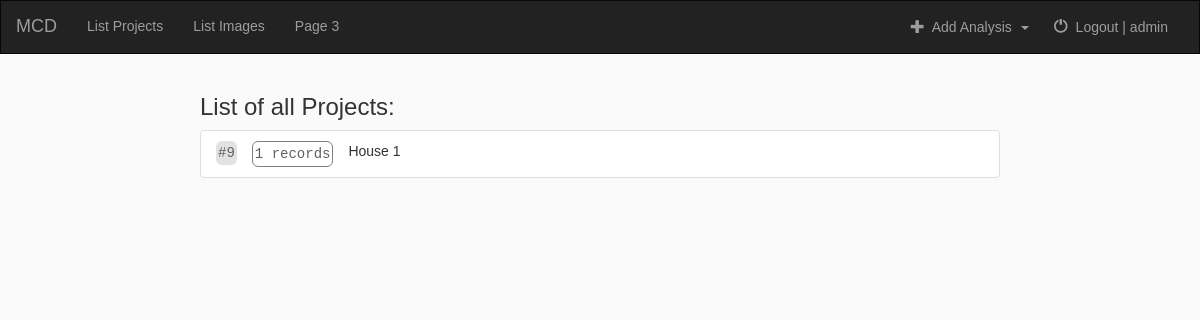
Page /mcd/object-list/ (signed in) on the earlier database version.
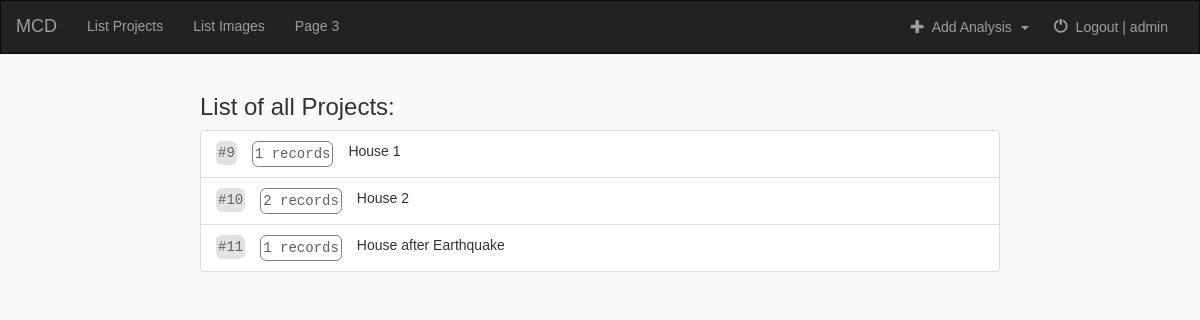
Same page on the later database version.
### mcd/models.py (models this page shows, shortened)
class MCD_Project(models.Model):
    uploaded_by_user_id = models.ForeignKey(User, on_delete=models.CASCADE)
    title               = models.CharField(max_length=100, null=False, default="Untitled Object")
    latitude            = models.FloatField(null=True, blank=True)
    longitude           = models.FloatField(null=True, blank=True)
    placename           = models.CharField(max_length=100, null=True, blank=True)
    county              = CountryField(default=None, blank=True, blank_label='(select country)', multiple=True)
    address             = models.CharField(max_length=100, null=True, blank=True)
    postcode            = models.CharField(max_length=15, null=True, blank=True)
    num_records         = models.IntegerField(null=False, default=0)
    num_images          = models.IntegerField(null=False, default=0)

### mcd/views.py (the view)
class ListAllObjectsView(generic.ListView):
    template_name = 'mcd/list_projects.html'
    context_object_name = 'user_objects'
    def get_queryset(self):
        if not self.request.user.is_authenticated:
            return MCD_Project.objects.none()
        else:
            user = self.request.user
            objects_per_user = MCD_Project.objects.filter(uploaded_by_user_id=user)\
                                            .values_list('uploaded_by_user_id', flat=True).first()
            return MCD_Project.objects.filter(uploaded_by_user_id=objects_per_user)

### mcd/templates/mcd/list_projects.html
{% extends 'mcd/base.html' %}
{% block body %}
    {% if user_objects %}
        <h3>List of all Projects:</h3>
        <ul class="list-group">
        {% for object in user_objects %}
                <li class="list-group-item">
                <div class="list-item-container">
                    <div class="list-item-first label-grey">
                        #{{ object.id }}
                    </div>
                    <div class="list-item label-grey-outline">
                        {{ object.num_records }} records
                    </div>
                    <div class="list-item">
                        <a href="{% url 'mcd:detailed_object' object.id %}">
                            {{ object.title }}
                        </a>
                    </div>
                </div>
                </li>
        {% endfor %}
        </ul>
    {% else %}
        <h3>No Objects Created</h3>
    {% endif %}
{% endblock %}

Differences in the rows shown:
added MCD_Project: id "10", num_records "2", title "House 2"
added MCD_Project: id "11", num_records "1", title "House after Earthquake"
